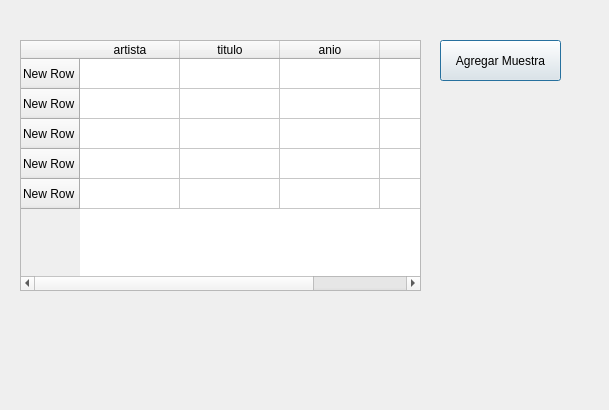
<?xml version="1.0" encoding="UTF-8"?>
<ui version="4.0">
 <class>Dialog</class>
 <widget class="QDialog" name="Dialog">
  <property name="geometry">
   <rect>
    <x>0</x>
    <y>0</y>
    <width>609</width>
    <height>410</height>
   </rect>
  </property>
  <property name="windowTitle">
   <string>Dialog</string>
  </property>
  <widget class="QTableWidget" name="tabla">
   <property name="geometry">
    <rect>
     <x>20</x>
     <y>40</y>
     <width>401</width>
     <height>251</height>
    </rect>
   </property>
   <row>
    <property name="text">
     <string>New Row</string>
    </property>
   </row>
   <row>
    <property name="text">
     <string>New Row</string>
    </property>
   </row>
   <row>
    <property name="text">
     <string>New Row</string>
    </property>
   </row>
   <row>
    <property name="text">
     <string>New Row</string>
    </property>
   </row>
   <row>
    <property name="text">
     <string>New Row</string>
    </property>
   </row>
   <column>
    <property name="text">
     <string>artista</string>
    </property>
   </column>
   <column>
    <property name="text">
     <string>titulo</string>
    </property>
   </column>
   <column>
    <property name="text">
     <string>anio</string>
    </property>
   </column>
   <column>
    <property name="text">
     <string>tipo</string>
    </property>
   </column>
  </widget>
  <widget class="QPushButton" name="agregar">
   <property name="geometry">
    <rect>
     <x>440</x>
     <y>40</y>
     <width>121</width>
     <height>41</height>
    </rect>
   </property>
   <property name="text">
    <string>Agregar Muestra</string>
   </property>
  </widget>
 </widget>
 <resources/>
 <connections/>
</ui>
